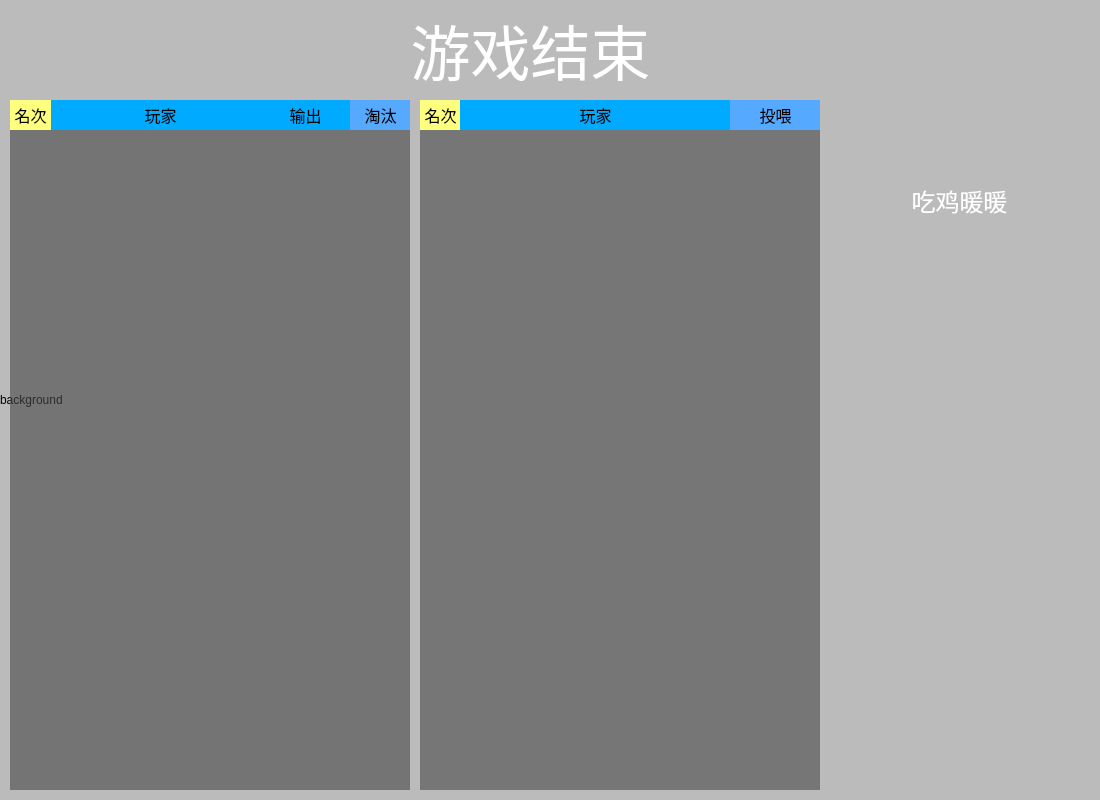
<?xml version="1.0" encoding="UTF-8"?>
<ui version="4.0">
 <class>SummaryWidgetModule</class>
 <widget class="QWidget" name="SummaryWidgetModule">
  <property name="geometry">
   <rect>
    <x>0</x>
    <y>0</y>
    <width>1100</width>
    <height>800</height>
   </rect>
  </property>
  <property name="windowTitle">
   <string>SummaryWidgetModule</string>
  </property>
  <property name="styleSheet">
   <string notr="true"/>
  </property>
  <widget class="QLabel" name="label">
   <property name="geometry">
    <rect>
     <x>160</x>
     <y>0</y>
     <width>741</width>
     <height>100</height>
    </rect>
   </property>
   <property name="font">
    <font>
     <pointsize>45</pointsize>
    </font>
   </property>
   <property name="styleSheet">
    <string notr="true">color:white;</string>
   </property>
   <property name="text">
    <string>游戏结束</string>
   </property>
   <property name="alignment">
    <set>Qt::AlignCenter</set>
   </property>
  </widget>
  <widget class="QWidget" name="widget_2" native="true">
   <property name="geometry">
    <rect>
     <x>10</x>
     <y>100</y>
     <width>400</width>
     <height>30</height>
    </rect>
   </property>
   <property name="styleSheet">
    <string notr="true">background:rgb(0, 170, 255)</string>
   </property>
   <widget class="QLabel" name="label_6">
    <property name="geometry">
     <rect>
      <x>0</x>
      <y>0</y>
      <width>41</width>
      <height>30</height>
     </rect>
    </property>
    <property name="font">
     <font>
      <pointsize>12</pointsize>
     </font>
    </property>
    <property name="styleSheet">
     <string notr="true">background:rgb(255, 255, 127)</string>
    </property>
    <property name="text">
     <string>名次</string>
    </property>
    <property name="alignment">
     <set>Qt::AlignCenter</set>
    </property>
   </widget>
   <widget class="QLabel" name="label_7">
    <property name="geometry">
     <rect>
      <x>50</x>
      <y>0</y>
      <width>201</width>
      <height>30</height>
     </rect>
    </property>
    <property name="font">
     <font>
      <pointsize>12</pointsize>
     </font>
    </property>
    <property name="styleSheet">
     <string notr="true"/>
    </property>
    <property name="text">
     <string>玩家</string>
    </property>
    <property name="alignment">
     <set>Qt::AlignCenter</set>
    </property>
   </widget>
   <widget class="QLabel" name="label_8">
    <property name="geometry">
     <rect>
      <x>260</x>
      <y>0</y>
      <width>71</width>
      <height>30</height>
     </rect>
    </property>
    <property name="font">
     <font>
      <pointsize>12</pointsize>
     </font>
    </property>
    <property name="styleSheet">
     <string notr="true"/>
    </property>
    <property name="text">
     <string>输出</string>
    </property>
    <property name="alignment">
     <set>Qt::AlignCenter</set>
    </property>
   </widget>
   <widget class="QLabel" name="label_9">
    <property name="geometry">
     <rect>
      <x>340</x>
      <y>0</y>
      <width>61</width>
      <height>30</height>
     </rect>
    </property>
    <property name="font">
     <font>
      <pointsize>12</pointsize>
     </font>
    </property>
    <property name="styleSheet">
     <string notr="true">background:rgb(85, 170, 255)</string>
    </property>
    <property name="text">
     <string>淘汰</string>
    </property>
    <property name="alignment">
     <set>Qt::AlignCenter</set>
    </property>
   </widget>
  </widget>
  <widget class="QWidget" name="widget_3" native="true">
   <property name="geometry">
    <rect>
     <x>420</x>
     <y>100</y>
     <width>400</width>
     <height>30</height>
    </rect>
   </property>
   <property name="styleSheet">
    <string notr="true">background:rgb(0, 170, 255)</string>
   </property>
   <widget class="QLabel" name="label_10">
    <property name="geometry">
     <rect>
      <x>0</x>
      <y>0</y>
      <width>41</width>
      <height>30</height>
     </rect>
    </property>
    <property name="font">
     <font>
      <pointsize>12</pointsize>
     </font>
    </property>
    <property name="styleSheet">
     <string notr="true">background:rgb(255, 255, 127)</string>
    </property>
    <property name="text">
     <string>名次</string>
    </property>
    <property name="alignment">
     <set>Qt::AlignCenter</set>
    </property>
   </widget>
   <widget class="QLabel" name="label_11">
    <property name="geometry">
     <rect>
      <x>40</x>
      <y>0</y>
      <width>271</width>
      <height>30</height>
     </rect>
    </property>
    <property name="font">
     <font>
      <pointsize>12</pointsize>
     </font>
    </property>
    <property name="styleSheet">
     <string notr="true"/>
    </property>
    <property name="text">
     <string>玩家</string>
    </property>
    <property name="alignment">
     <set>Qt::AlignCenter</set>
    </property>
   </widget>
   <widget class="QLabel" name="label_13">
    <property name="geometry">
     <rect>
      <x>310</x>
      <y>0</y>
      <width>91</width>
      <height>30</height>
     </rect>
    </property>
    <property name="font">
     <font>
      <pointsize>12</pointsize>
     </font>
    </property>
    <property name="styleSheet">
     <string notr="true">background:rgb(85, 170, 255)</string>
    </property>
    <property name="text">
     <string>投喂</string>
    </property>
    <property name="alignment">
     <set>Qt::AlignCenter</set>
    </property>
   </widget>
  </widget>
  <widget class="QWidget" name="score" native="true">
   <property name="geometry">
    <rect>
     <x>10</x>
     <y>130</y>
     <width>400</width>
     <height>660</height>
    </rect>
   </property>
   <property name="styleSheet">
    <string notr="true">QWidget#score
{
	background:rgba(70, 70, 70, 155)
}</string>
   </property>
  </widget>
  <widget class="QWidget" name="invest" native="true">
   <property name="geometry">
    <rect>
     <x>420</x>
     <y>130</y>
     <width>400</width>
     <height>660</height>
    </rect>
   </property>
   <property name="styleSheet">
    <string notr="true">QWidget#invest
{
	background:rgba(70, 70, 70, 150)
}</string>
   </property>
  </widget>
  <widget class="QLabel" name="label_27">
   <property name="geometry">
    <rect>
     <x>820</x>
     <y>270</y>
     <width>281</width>
     <height>521</height>
    </rect>
   </property>
   <property name="styleSheet">
    <string notr="true"/>
   </property>
   <property name="text">
    <string/>
   </property>
   <property name="pixmap">
    <pixmap resource="image.qrc">:/image/image/Hero.png</pixmap>
   </property>
  </widget>
  <widget class="QLabel" name="label_2">
   <property name="geometry">
    <rect>
     <x>930</x>
     <y>100</y>
     <width>61</width>
     <height>71</height>
    </rect>
   </property>
   <property name="text">
    <string/>
   </property>
   <property name="pixmap">
    <pixmap resource="image.qrc">:/image/image/GoldenMedal.png</pixmap>
   </property>
  </widget>
  <widget class="QLabel" name="label_3">
   <property name="geometry">
    <rect>
     <x>829</x>
     <y>180</y>
     <width>261</width>
     <height>40</height>
    </rect>
   </property>
   <property name="font">
    <font>
     <pointsize>18</pointsize>
    </font>
   </property>
   <property name="styleSheet">
    <string notr="true">color:white</string>
   </property>
   <property name="text">
    <string>吃鸡暖暖</string>
   </property>
   <property name="alignment">
    <set>Qt::AlignCenter</set>
   </property>
  </widget>
  <widget class="QLabel" name="backgroundLabel">
   <property name="geometry">
    <rect>
     <x>0</x>
     <y>0</y>
     <width>1100</width>
     <height>800</height>
    </rect>
   </property>
   <property name="styleSheet">
    <string notr="true">background:rgba(0, 0, 0, 55)</string>
   </property>
   <property name="text">
    <string>background</string>
   </property>
  </widget>
  <zorder>backgroundLabel</zorder>
  <zorder>label</zorder>
  <zorder>widget_2</zorder>
  <zorder>widget_3</zorder>
  <zorder>score</zorder>
  <zorder>invest</zorder>
  <zorder>label_27</zorder>
  <zorder>label_2</zorder>
  <zorder>label_3</zorder>
 </widget>
 <resources>
  <include location="image.qrc"/>
 </resources>
 <connections/>
</ui>
